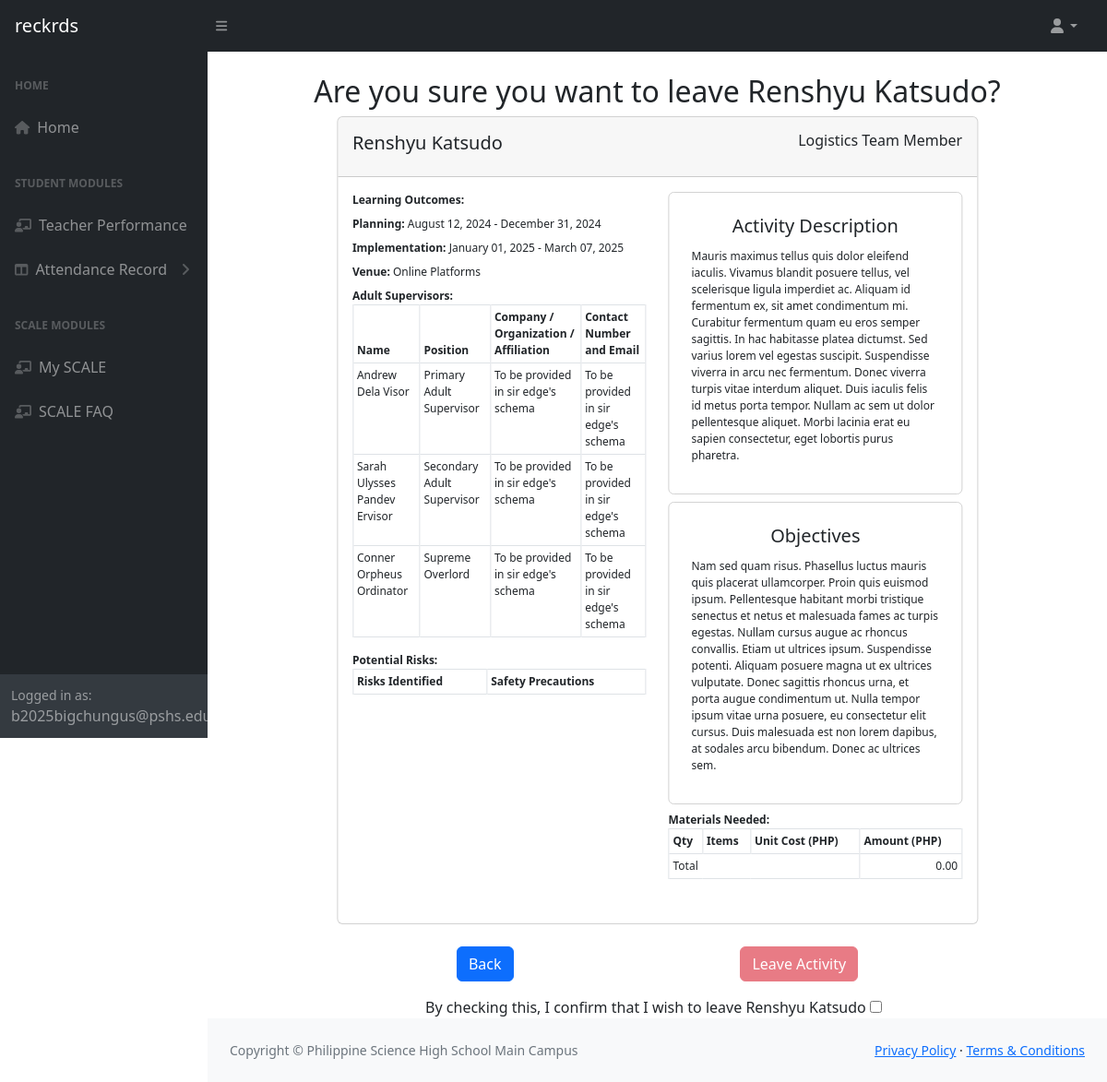
/scale/leaveActivity.php?activityId=2, run on the app's committed database.
### tables this page shows
CREATE TABLE `activities` (
	`activityid` int(11) NOT NULL,
	`name` varchar(255) DEFAULT NULL,
	`activitycode` varchar(8) DEFAULT NULL,
	`type` varchar(8) DEFAULT NULL,
	`prepstartdate` date DEFAULT NULL,
	`prependdate` date DEFAULT NULL,
	`implementstartdate` date DEFAULT NULL,
	`implementenddate` date DEFAULT NULL,
	`venue` text DEFAULT NULL,
	`description` text DEFAULT NULL,
	`objectives` text DEFAULT NULL,
	`publicity` varchar(16) DEFAULT NULL,
	`approved` tinyint(1) DEFAULT 0,
	`approvaldate` datetime DEFAULT NULL,
	`overallstatus` varchar(16) DEFAULT NULL,
	`isactive` tinyint(1) DEFAULT 1,
	`insertedby` int(11) DEFAULT NULL,
	`insertedon` datetime NOT NULL DEFAULT current_timestamp()
);

CREATE TABLE `adultsupervisors` (
	`supervisorid` int(11) NOT NULL,
	`personid` int(11) NOT NULL,
	`activityid` int(11) NOT NULL,
	`position` varchar(128) NOT NULL,
	`isactive` tinyint(1) DEFAULT 1,
	`insertedby` int(11) DEFAULT NULL,
	`insertedon` datetime NOT NULL DEFAULT current_timestamp()
);

CREATE TABLE `persons` (
	`personid` int(11) NOT NULL,
	`familyname` varchar(32) NOT NULL,
	`givenname` varchar(64) NOT NULL,
	`middlename` varchar(32) DEFAULT NULL,
	`fullname` varchar(255) DEFAULT NULL,
	`livedname` varchar(64) DEFAULT NULL,
	`fulllivedname` varchar(255) DEFAULT NULL,
	`bdate` date DEFAULT NULL,
	`midinit` varchar(12) DEFAULT NULL,
	`extensionid` varchar(4) DEFAULT NULL,
	`userid` int(11) DEFAULT NULL,
	`insertedby` int(11) DEFAULT NULL,
	`insertedon` datetime NOT NULL DEFAULT current_timestamp()
);

### pdo.php (called while the page is built, shortened)
<?php
$pdo = new PDO("mysql:host=localhost;port=3306;dbname=scalesite", "admin", "scaleable");
$pdo->setAttribute(PDO::ATTR_ERRMODE, PDO::ERRMODE_EXCEPTION);
function getSQLData($query) {
	global $pdo;
	$query = $pdo->query("$query");
	$sqldatatemp = [];
	while ($inforow = $query->fetch(PDO::FETCH_OBJ)) {
		array_push($sqldatatemp, get_object_vars($inforow));
	}
	return $sqldatatemp;
}
function getUserData($userid) {
	$sql = "SELECT
				`users`.`userid`,
				`users`.`username`,
				`persons`.`personid`,
				`persons`.`fullname`,
				IFNULL(`students`.`studentid`, 0) AS 'studentid',
				`employees`.`employeeid`,
				`coordinators`.`coordinatorid`
			FROM `users`
			LEFT JOIN `persons` ON `persons`.`userid` = `users`.`userid`
			LEFT JOIN `students` ON `students`.`personid` = `persons`.`personid`
			LEFT JOIN `employees` ON `employees`.`userid` = `users`.`userid`
			LEFT JOIN `coordinators` ON `coordinators`.`employeeid` = `employees`.`employeeid`
			WHERE `users`.`userid` = $userid
			ORDER BY `users`.`userid`;";
	$userData = getSQLData($sql)[0];
	return $userData;
}
$userid = 3;
$userData = getUserData($userid);
?>

### scale/leaveActivity.php (the view, shortened to what this page needs)
<?php
	require_once "..\pdo.php";
	$sql = "SELECT *
			FROM activities
			WHERE activityid = {$_GET['activityId']}";
	$activity = getSQLData($sql)[0];
	if($userData["employeeid"]) {
		$sql = "SELECT supervisorid, position
			FROM adultsupervisors
			WHERE activityid = {$_GET['activityId']}
			AND personid = {$userData["personid"]}";
		$activityRoleInfo = getSQLData($sql)[0];
		$activity['position'] = $activityRoleInfo['position'];
		$activity['activityroleid'] = $activityRoleInfo['supervisorid'];
	}
	elseif ($userData["studentid"]  && $userData["studentid"] != 0) {
		$sql = "SELECT activitystudentid, position
				FROM activitystudents
				WHERE activityid = {$_GET['activityId']}
				AND studentid = {$userData["studentid"]}";
		$activityRoleInfo = getSQLData($sql)[0];
		$activity['position'] = $activityRoleInfo['position'];
		$activity['activityroleid'] = $activityRoleInfo['activitystudentid'];
	}
	function convertDate($dateString, $activity) {
		$preconvert = DateTime::createFromFormat('Y-m-d', $activity[$dateString]);
		return $preconvert->format('F d, Y');
	}
?>
<!DOCTYPE html>
<html lang="en">
	<head>
		<link href="https://cdn.jsdelivr.net/npm/simple-datatables@7.1.2/dist/style.min.css" rel="stylesheet" />
		<link href="/scaleSite/css/styles.css" rel="stylesheet" />
		<link href="/scaleSite/css/scaleStyle.css" rel="stylesheet"/>
	</head>
	<body class="sb-nav-fixed">
		<nav class="sb-topnav navbar navbar-expand navbar-dark bg-dark">
			<a class="navbar-brand ps-3" href="/">reckrds</a>
			<button class="btn btn-link btn-sm order-1 order-lg-0 me-4 me-lg-0" id="sidebarToggle" href="#!"><i class="fas fa-bars"></i></button>
			<ul class="navbar-nav ms-auto ms-md-0 me-3 me-lg-4">
				<li class="nav-item dropdown">
					<a class="nav-link dropdown-toggle" id="navbarDropdown" href="#" role="button" data-bs-toggle="dropdown" aria-expanded="false"><i class="fas fa-user fa-fw"></i></a>
				</li>
			</ul>
		</nav>
		<div id="layoutSidenav">
			<div id="layoutSidenav_nav">
				<nav class="sb-sidenav accordion sb-sidenav-dark" id="sidenavAccordion">
					<div class="sb-sidenav-menu">
						<div class="nav">
							<div class="sb-sidenav-menu-heading">Home</div>
							<a class="nav-link" href="/scaleSite/home.php">
								<div class="sb-nav-link-icon"><i class="fas fa-home"></i></div>
								Home
							</a>
							<div class="sb-sidenav-menu-heading">Student Modules</div>
							<a class="nav-link" href="/scaleSite/evaluate.php">
								<div class="sb-nav-link-icon"><i class="fas fa-chalkboard-user"></i></div>
								Teacher Performance
							</a>
							<a class="nav-link collapsed" href="#" data-bs-toggle="collapse" data-bs-target="#collapseLayouts" aria-expanded="false" aria-controls="collapseLayouts">
								<div class="sb-nav-link-icon"><i class="fas fa-columns"></i></div>
								Attendance Record
								<div class="sb-sidenav-collapse-arrow"><i class="fas fa-angle-down"></i></div>
							</a>
							<div class="sb-sidenav-menu-heading">SCALE Modules</div>
							<a class="nav-link" href="/scaleSite/scale/mySCALE.php">
								<div class="sb-nav-link-icon"><i class="fas fa-chalkboard-user"></i></div>
								My SCALE
							</a>
							<a class="nav-link" href="/scaleSite/scale/scaleFAQ.php">
								<div class="sb-nav-link-icon"><i class="fas fa-chalkboard-user"></i></div>
								SCALE FAQ
							</a>
						</div>
					</div>
					<div class="sb-sidenav-footer">
						<div class="small">Logged in as:</div>
						b2025bigchungus@pshs.edu.ph
					</div>
				</nav>
			</div>
			<div id="layoutSidenav_content">
				<main>
					<div class="container-fluid px-4">
						<h2 class="text-center mt-4">Are you sure you want to leave <?= $activity['name'] ?>?</h2>
						<div class="card mb-4 w-75 position-relative start-50 translate-middle-x" id="<?= $activity["name"]."Card" ?> my-auto">
							<div class="p-3 card-header">
								<div id="activityHead<?= $activity['activityid'] ?>">
									<div class="mb-1">
										<h5 class="card-title align-middle"><?= $activity["name"] ?></h5>
									</div>
									<div class="mb-1 position-absolute top-0 end-0">
										<h6 class="p-3"><?= $activity["position"] ?></h6>
									</div>
								</div>
							</div>
							<div id="activityBody<?= $activity['activityid'] ?>" class="activityInfoContainer card-body">
								<div class="mb-3 activityInformation row">
									<div class="col col-12 col-md-6">
										<div class="mb-2">
											<b>Learning Outcomes: </b>
										</div>
										<div class="mb-2">
											<b>Planning: </b> <?= convertDate("prepstartdate", $activity)." - ".convertDate("prependdate", $activity); ?>
										</div>
										<div class="mb-2">
											<b>Implementation: </b> <?= convertDate("implementstartdate", $activity)." - ".convertDate("implementenddate", $activity); ?>
										</div>
										<div class="mb-2">
											<b>Venue: </b> <?= $activity["venue"] ?>
										</div>
										<div class="mb-2">
											<b>Adult Supervisors: </b>
											<table class="table table-bordered table-sm">
												<thead class="thead-light">
													<tr>
														<th scope="col">Name</th>
														<th scope="col">Position</th>
														<th scope="col">Company / Organization / Affiliation</th>
														<th scope="col">Contact Number and Email</th>
													</tr>
												</thead>
												<tbody>
													<?php
													$sql = "SELECT `supervisorid`, `adultsupervisors`.`personid`, `activityid`, `position`, `isactive`, `persons`.`fullname` AS 'fullname' FROM `adultsupervisors`
															JOIN `persons` ON `adultsupervisors`.`personid` = `persons`.`personid`
															WHERE `activityid` = {$activity['activityid']} AND `adultsupervisors`.`isactive`;";
													$supervisors = $pdo->query($sql);
													while ($supervisor = $supervisors->fetch(PDO::FETCH_ASSOC)) {
													?>
													<tr>
														<td><?= $supervisor["fullname"] ?></td>
														<td><?= $supervisor["position"] ?></td>
														<td>To be provided in sir edge's schema</td>
														<td>
															To be provided in sir edge's schema
														</td>
													</tr>
													<?php
													}
													?>
												</tbody>
											</table>
										</div>
										<div class="mb-2">
											<b>Potential Risks: </b>
											<table class="table table-bordered table-sm">
												<thead class="thead-light">
													<tr>
														<th scope="col">Risks Identified</th>
														<th scope="col">Safety Precautions</th>
													</tr>
												</thead>
											</table>
										</div>
									</div>
									<div class="col col-12 col-md-6">
										<div class="mb-2 container container-fluid activityInfoSection">
											<h5>Activity Description</h5>
											<p><?= $activity["description"] ?></p>
										</div>
										<div class="mb-2 container container-fluid activityInfoSection">
											<h5>Objectives</h5>
											<p><?= $activity["objectives"] ?></p>
										</div>
										<div class="mb-2">
											<b>Materials Needed: </b>
											<table class="table table-bordered table-sm">
												<thead class="thead-light">
													<tr>
														<th scope="col">Qty</th>
														<th scope="col">Items</th>
														<th scope="col">Unit Cost (PHP)</th>
														<th scope="col">Amount (PHP)</th>
													</tr>
												</thead>
												<tbody>
													<?php
													$totalcost = 0;
													?>
													<tr>
														<td colspan="3">Total</td>
														<td class="text-end"> <?= number_format((float)$totalcost, 2, '.', '') ?></td>
													</tr>
												</tbody>
											</table>
										</div>
									</div>
								</div>
							</div>
						</div>
						<form class="activityActions row" method="POST">
							<div class="col-12 d-flex justify-content-evenly mb-3">
								<a class="btn btn-primary mb-0" href="mySCALE.php" role="button">Back</a>
								<button class="btn btn-danger" type="submit" name="leave" value="leave" id="leaveButton" disabled>Leave Activity</button>
							</div>
							<div class="col-12 d-flex justify-content-evenly">
								<label class="form-check-label">
									By checking this, I confirm that I wish to leave <?= $activity['name'] ?>
									<input type="checkbox" name="confirm" value="confirm" class="me-2"  onClick="enableLeaveButton(this)">
								</label>
							</div>
						</form>
					</div>
				</main>
				<footer class="py-4 bg-light mt-auto">
					<div class="container-fluid px-4">
						<div class="d-flex align-items-center justify-content-between small">
							<div class="text-muted">Copyright &copy; Philippine Science High School Main Campus</div>
							<div>
								<a href="#">Privacy Policy</a>
								&middot;
								<a href="#">Terms &amp; Conditions</a>
							</div>
						</div>
					</div>
				</footer>
			</div>
		</div>
	</body>
</html>

### css/scaleStyle.css (style rules this page uses)
.activityInfoContainer { font-size: 12px; font-weight: 500; }
.activityInfoSection { padding: 1.5rem 1.5rem 1rem; border: 1px solid lightgray; border-radius: 0.375rem; }
.activityInfoSection h5 { text-align: center; margin-bottom: 0.75rem; }
.activityActions { display: flex; justify-content: space-around; }
.activityActions a { max-width: fit-content; position: relative; margin-bottom: 1rem; }

### data on the page
activities: name "Renshyu Katsudo", prepstartdate "August 12, 2024", prependdate "December 31, 2024", implementstartdate "January 01, 2025", implementenddate "March 07, 2025", venue "Online Platforms", description "Mauris maximus tellus quis dolor eleifend iaculis. Vivamus blandit posuere tellus, vel scelerisque ligula imperdiet ac. Aliquam id fermentum ex, sit amet condimentum mi. Curabitur fermentum quam eu eros semper sagittis. In hac habitasse platea dictumst. Sed varius lorem vel egestas suscipit. Suspendisse viverra in arcu nec fermentum. Donec viverra turpis vitae interdum aliquet. Duis iaculis felis id metus porta tempor. Nullam ac sem ut dolor pellentesque aliquet. Morbi lacinia erat eu sapien consectetur, eget lobortis purus pharetra.", objectives "Nam sed quam risus. Phasellus luctus mauris quis placerat ullamcorper. Proin quis euismod ipsum. Pellentesque habitant morbi tristique senectus et netus et malesuada fames ac turpis egestas. Nullam cursus augue ac rhoncus convallis. Etiam ut ultrices ipsum. Suspendisse potenti. Aliquam posuere magna ut ex ultrices vulputate. Donec sagittis rhoncus urna, et porta augue condimentum ut. Nulla tempor ipsum vitae urna posuere, eu consectetur elit cursus. Duis malesuada est non lorem dapibus, at sodales arcu bibendum. Donec ac ultrices sem."
adultsupervisors: personid.fullname "Andrew Dela Visor", position "Primary Adult Supervisor"
adultsupervisors: personid.fullname "Sarah Ulysses Pandev Ervisor", position "Secondary Adult Supervisor"
adultsupervisors: personid.fullname "Conner Orpheus Ordinator", position "Supreme Overlord"

### other printed values
$activity["position"] "Logistics Team Member"
$totalcost "0.00"
